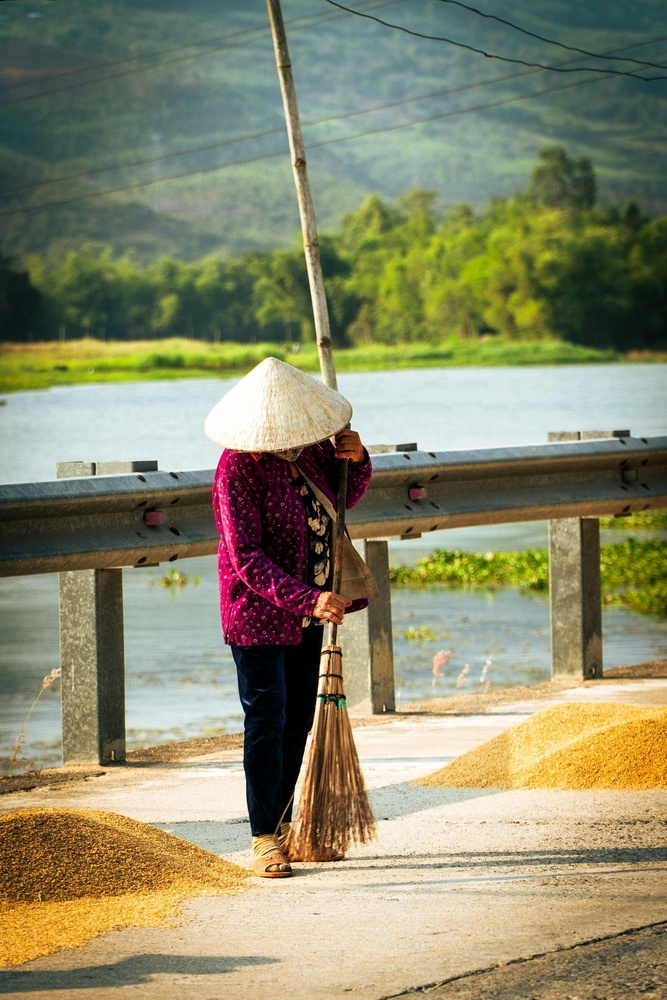
#> input picture input_images/text.jpg, 667 x 1000 px, shrunk from 1707 x 2560 before the run; its folder holds only this picture in this run
$ python main.py   (older library calls are emulated)
#> lines starting #> are read from the running program, lines starting #| are printed output that depends on the picture
#> further down, image is the input picture: PIL image 667x1000 RGB; mean R, G, B 138.8, 137.5, 107.2
import os
from PIL import Image, ImageDraw, ImageFont
import cv2
import numpy as np

# Function to crop image to 1:1 aspect ratio
def crop_image_to_square(image):
    width, height = image.size
#> width = 667; height = 1000
    min_dim = min(width, height)
#> min_dim = 667
    left = (width - min_dim) / 2
#> left = 0
    top = (height - min_dim) / 2
#> top = 166.5
    right = (width + min_dim) / 2
#> right = 667
    bottom = (height + min_dim) / 2
#> bottom = 833.5
    return image.crop((left, top, right, bottom))
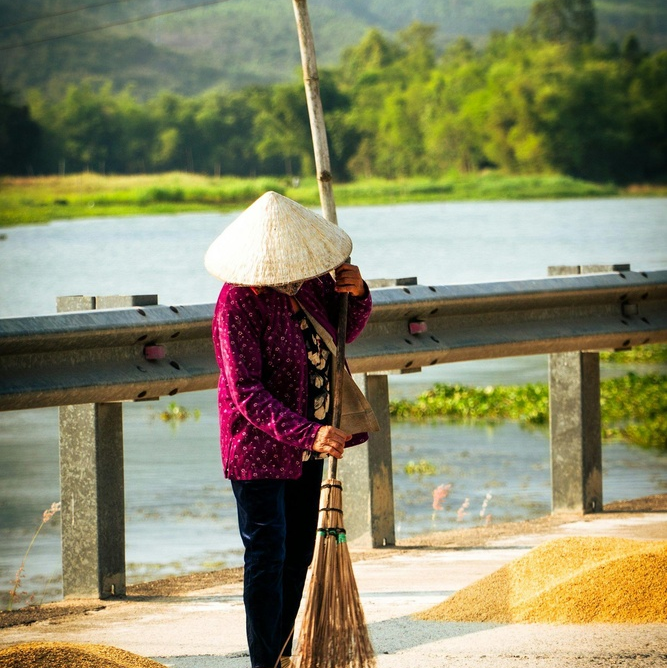
#> returned value: PIL image 667x668 RGB; mean R, G, B 137.4, 135.8, 103.2

# Function to add watermark to image with opacity
def add_watermark(image, watermark_text, opacity):
#> called with watermark_text = 'bimql.69', opacity = 0.1
    draw = ImageDraw.Draw(image)
    # Load Open Sans font with size 24
    font_path = "OpenSans-Italic.ttf"  # Replace with the path to your Open Sans font file
    font_size = 24
    font = ImageFont.truetype(font_path, font_size)
    # Calculate text size
    text_width, text_height = draw.textsize(watermark_text, font=font)
#> text_width = 105; text_height = 28
    # Calculate text position
    width, height = image.size
#> width = 667; height = 668
    x = (width - text_width) // 2
#> x = 281
    y = (height - text_height) // 2
#> y = 320
    # Draw text with specified opacity
    fill_color = (255, 255, 255, int(255 * opacity))  # Convert opacity to 0-255 range
    draw.text((x, y), watermark_text, fill=fill_color, font=font)
    return image


# Create the "edited_img" folder if it doesn't exist
output_folder = "edited_img"
if not os.path.exists(output_folder):
    os.makedirs(output_folder)

# Process each image in the source folder
source_folder = "input_images"
for filename in os.listdir(source_folder):
    if filename.endswith(".jpg") or filename.endswith(".png"):
        # Load the image
        image = Image.open(os.path.join(source_folder, filename))

        # Crop image to 1:1 aspect ratio
        cropped_image = crop_image_to_square(image)

        # Add watermark with  opacity
        watermarked_image = add_watermark(cropped_image, "bimql.69", opacity=0.1)

        # Save the edited image in the "edited_img" folder
        output_path = os.path.join(output_folder, filename)
        watermarked_image.save(output_path)

print("Editing complete.")
